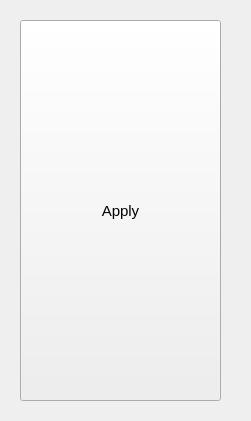
<?xml version="1.0" encoding="UTF-8"?>
<ui version="4.0">
 <class>OutputOptionsHydraulic</class>
 <widget class="QWidget" name="OutputOptionsHydraulic">
  <property name="geometry">
   <rect>
    <x>0</x>
    <y>0</y>
    <width>251</width>
    <height>421</height>
   </rect>
  </property>
  <property name="font">
   <font>
    <pointsize>11</pointsize>
   </font>
  </property>
  <property name="windowTitle">
   <string>Form</string>
  </property>
  <widget class="QPushButton" name="pushButton">
   <property name="geometry">
    <rect>
     <x>20</x>
     <y>20</y>
     <width>201</width>
     <height>381</height>
    </rect>
   </property>
   <property name="text">
    <string>Apply</string>
   </property>
  </widget>
 </widget>
 <resources/>
 <connections/>
</ui>
